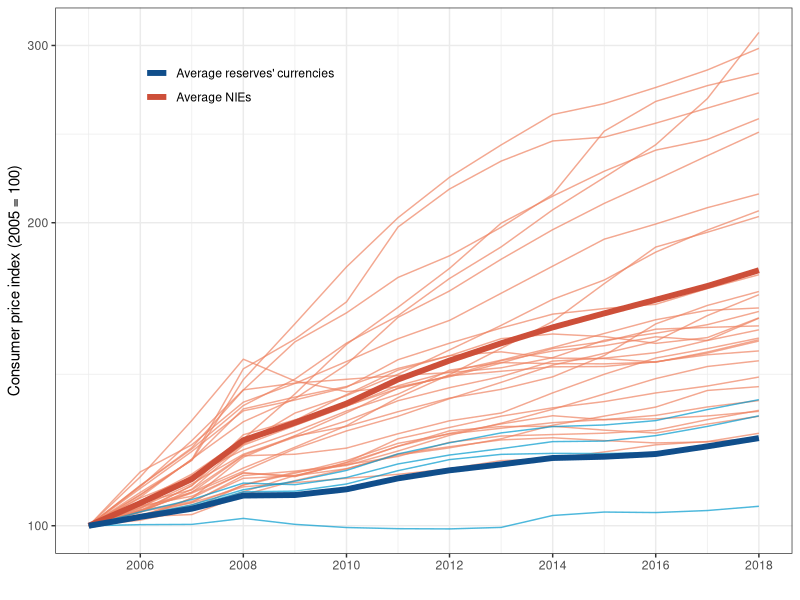

Write R code to recreate this figure.
## ---- chunk 1
knitr::opts_chunk$set(echo = TRUE)
## ---- chunk 2
library(tidyverse)
library(lubridate)
## ---- chunk 3
# Not in function
'%!in%' <- function(x,y)!('%in%'(x,y))
## ---- chunk 4
# Run
cpi_consolidated <- read_tsv('cpi_files/cpi_consolidated.tsv')
mean_groups <- cpi_consolidated %>% group_by(date, classification) %>% summarize(mean = mean(value, na.rm = T)) %>% ungroup
## ---- chunk 5
ggplot(cpi_consolidated, aes(x=date)) +
  geom_line(data = cpi_consolidated %>% filter(classification == 'EME'), aes(y=value, group = iso2c), color = 'salmon2', alpha = 0.7) +
  geom_line(data = cpi_consolidated %>% filter(classification == 'AE'), aes(y=value, group = iso2c), color = 'deepskyblue3', alpha = 0.7) +
  geom_line(data = (mean_groups %>% filter(classification == 'EME')), aes(x=date, y = mean, color = classification), size = 2) +
  geom_line(data = (mean_groups %>% filter(classification == 'AE')), aes(x=date, y = mean, color = classification), size = 2) +
  scale_color_manual("", labels = c("Average reserves' currencies", 'Average NIEs'), values = c('dodgerblue4', 'tomato3')) +
  scale_y_log10() +
  #annotate('text', x = as.Date('2018-03-01'), y = 133, label = 'CZ', size = 2.5) +
  #annotate('text', x = as.Date('2018-03-01'), y = 127, label = 'TH', size = 2.5) +
  #annotate('text', x = as.Date('2018-03-01'), y = 120, label = 'IL', size = 2.5) +
  #theme_bw(base_family = "MS Reference Sans Serif") +
  #ggthemes::theme_economist() +
  theme_bw() +
  theme(legend.position = c(0.25, 0.88),
        legend.background = element_blank()) +
  scale_x_date(breaks = '2 years', date_labels = '%Y') +
  labs(x='', y = 'Consumer price index (2005 = 100)')
